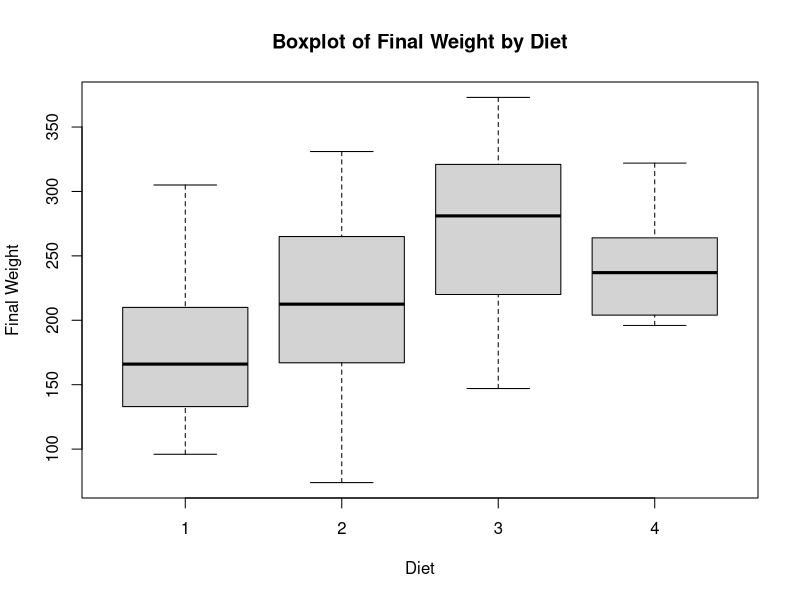

R code for this plot:
# Load the ChickWeight dataset
data(ChickWeight)

# Subset the data to get the final weights
final_weight_data <- ChickWeight[ChickWeight$Time == max(ChickWeight$Time), ]

# Calculate the mean of final weights for each diet group
mean_weight <- tapply(final_weight_data$weight, final_weight_data$Diet, mean)

# Convert 'Diet' to a factor for ANOVA
final_weight_data$Diet <- factor(final_weight_data$Diet)

# Perform one-way ANOVA
anova_result <- aov(weight ~ Diet, data = final_weight_data)

# Post hoc test (Tukey's HSD)
tukey_result <- TukeyHSD(anova_result)

# Equality of variance (Levene's test)
library(car)
levene_test <- leveneTest(weight ~ Diet, data = final_weight_data)
  print(levene_test)

# Create a boxplot
boxplot(weight ~ Diet, data = final_weight_data, main = "Boxplot of Final Weight by Diet", xlab = "Diet", ylab = "Final Weight")

# Check the p-value from ANOVA
p_value <- summary(anova_result)[[1]][["Pr(>F)"]][1]

# Define the significance level (alpha)
alpha <- 0.05

# Print the decision based on the p-value
if (p_value < alpha) {
  cat("Reject the null hypothesis. There is a significant difference in means.\n")
} else {
  cat("Accept the null hypothesis. There is no significant difference in means.\n")
}

